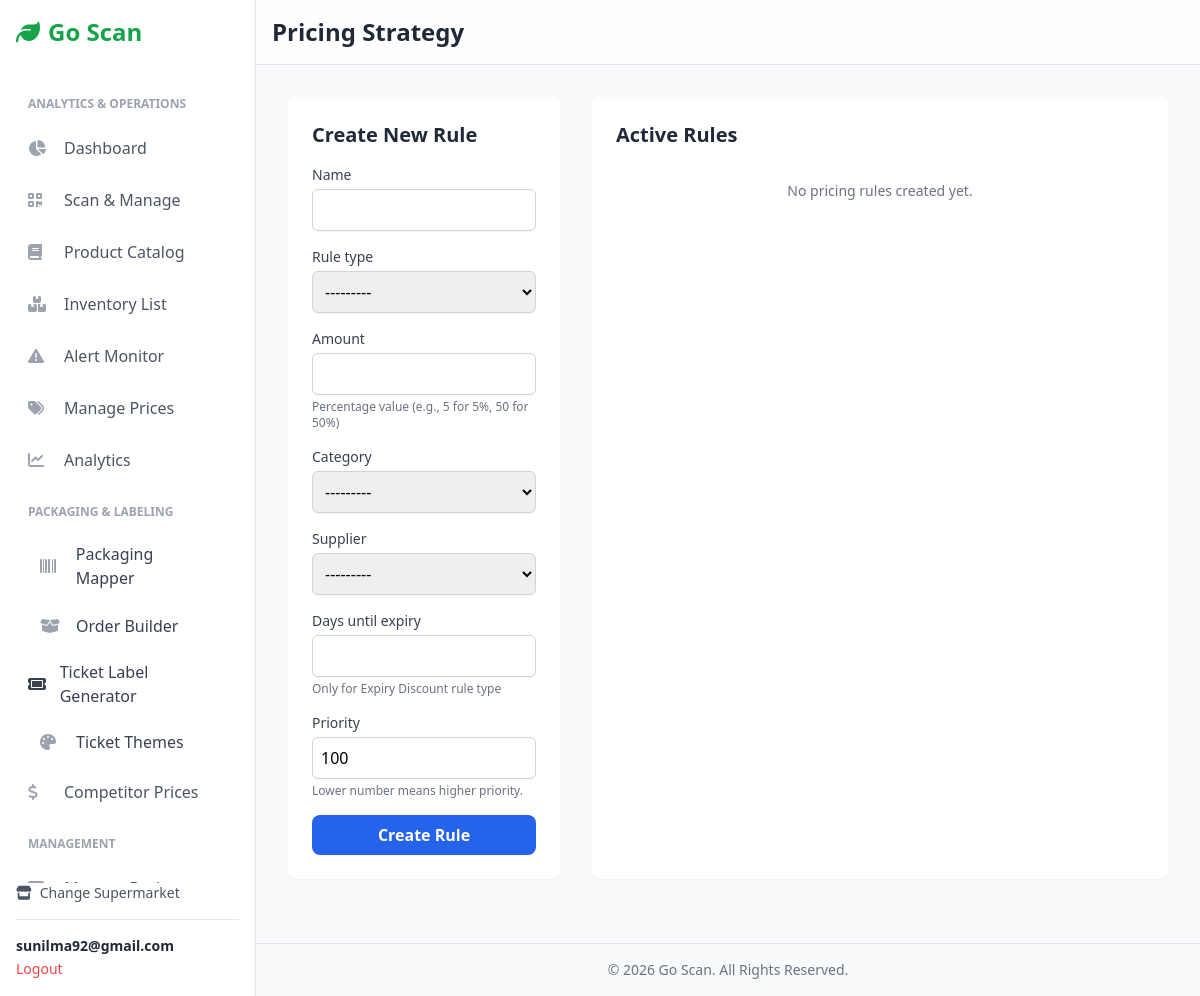
/pricing/supermarket/1/strategy/ (signed in), run on an earlier commit of the app's database.
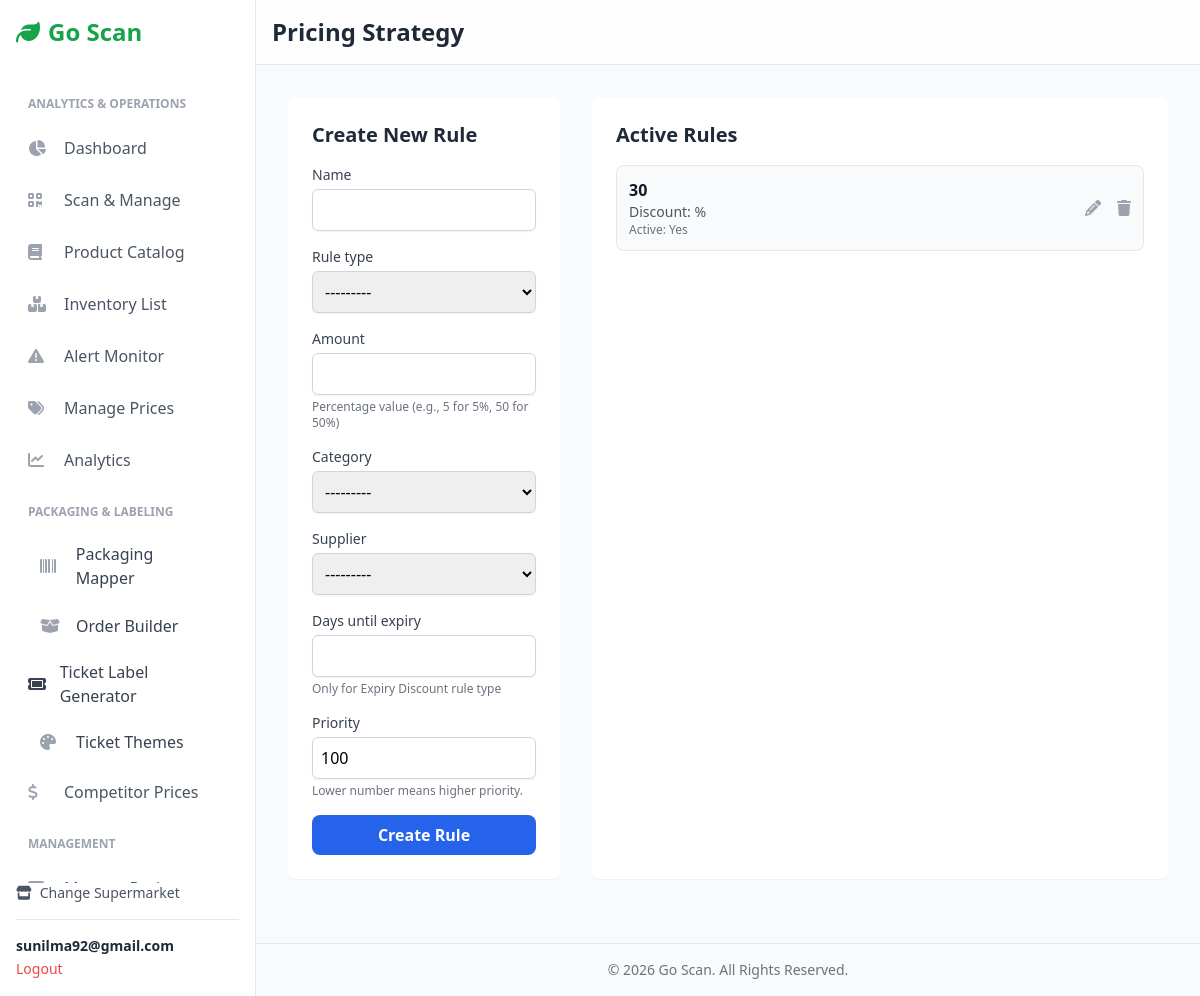
And on a later commit of the database.
### users/models.py (models this page shows, shortened)
class Account(AbstractBaseUser):
    first_name = models.CharField(max_length=50)
    last_name = models.CharField(max_length=50)
    username = models.CharField(max_length=50, unique=True)
    email = models.EmailField(max_length=100, unique=True)
    phone_number = models.CharField(max_length=50, blank=True)
    date_joined = models.DateTimeField(auto_now_add=True)
    last_login = models.DateTimeField(auto_now=True)
    is_admin = models.BooleanField(default=False)
    is_staff = models.BooleanField(default=False)
    is_active = models.BooleanField(default=True)  # <-- Changed to True
    is_superuser = models.BooleanField(default=False)
    USERNAME_FIELD = 'username'
    REQUIRED_FIELDS = ['email', 'first_name', 'last_name']
    objects = MyAccountManager()

### pricing/models.py (models this page shows, shortened)
class PricingRule(models.Model):
    class RuleType(models.TextChoices):
        MATCH_LOWEST = 'MATCH_LOWEST', 'Match Lowest Competitor'
        BEAT_LOWEST = 'BEAT_LOWEST', 'Beat Lowest Competitor by %'
        PROFIT_MARGIN = 'PROFIT_MARGIN', 'Maintain Profit Margin %'
        EXPIRY_DISCOUNT = 'EXPIRY_DISCOUNT', 'Discount by % based on Expiry'
    supermarket = models.ForeignKey(Supermarket, on_delete=models.CASCADE, related_name='pricing_rules')
    name = models.CharField(max_length=255)
    rule_type = models.CharField(max_length=20, choices=RuleType.choices)
    amount = models.DecimalField(max_digits=5, decimal_places=2,
                                 help_text="Percentage value (e.g., 5 for 5%, 50 for 50%)")
    category = models.ForeignKey(Category, on_delete=models.CASCADE, null=True, blank=True)
    supplier = models.ForeignKey(Supplier, on_delete=models.CASCADE, null=True, blank=True)
    days_until_expiry = models.IntegerField(null=True, blank=True, help_text="Only for Expiry Discount rule type")
    priority = models.IntegerField(default=100, help_text="Lower number means higher priority.")
    is_active = models.BooleanField(default=True,
                                    help_text="Uncheck this to disable the promotion without deleting it.")
    class Meta:
        ordering = ['priority']

### pricing/views.py (the view)
# urls.py: path('supermarket/<int:supermarket_id>/strategy/', views.pricing_strategy_view, name='pricing_strategy'),
@login_required(login_url='account_login')
def pricing_strategy_view(request, supermarket_id):
    supermarket = get_object_or_404(Supermarket, pk=supermarket_id, owner=request.user)
    if request.method == 'POST':
        form = PricingRuleForm(request.POST)
        if form.is_valid():
            rule = form.save(commit=False)
            rule.supermarket = supermarket
            rule.save()
            messages.success(request, 'New pricing rule created.')
            return redirect('pricing:pricing_strategy', supermarket_id=supermarket.id)
        else:
            messages.error(request, "Please correct the errors below.")
    else:
        form = PricingRuleForm()
    rules = supermarket.pricing_rules.all().order_by('priority')
    context = {'supermarket': supermarket, 'rules': rules, 'form': form}
    return render(request, 'inventory/management/pricing_strategy.html', context)

### pricing/forms.py
class PricingRuleForm(forms.ModelForm):
    class Meta:
        model = PricingRule
        fields = ['name', 'rule_type', 'amount', 'category', 'supplier', 'days_until_expiry', 'priority']
        widgets = {
            'name': forms.TextInput(attrs={'class': 'mt-1 w-full p-2 border border-gray-300 rounded-md shadow-sm'}),
            'rule_type': forms.Select(attrs={'class': 'mt-1 w-full p-2 border border-gray-300 rounded-md shadow-sm'}),
            'amount': forms.NumberInput(attrs={'class': 'mt-1 w-full p-2 border border-gray-300 rounded-md shadow-sm'}),
            'category': forms.Select(attrs={'class': 'mt-1 w-full p-2 border border-gray-300 rounded-md shadow-sm'}),
            'supplier': forms.Select(attrs={'class': 'mt-1 w-full p-2 border border-gray-300 rounded-md shadow-sm'}),
            'days_until_expiry': forms.NumberInput(attrs={'class': 'mt-1 w-full p-2 border border-gray-300 rounded-md shadow-sm'}),
            'priority': forms.NumberInput(attrs={'class': 'mt-1 w-full p-2 border border-gray-300 rounded-md shadow-sm'}),
        }

### Inventory/models.py (called while the page is built)
    def __str__(self): return self.name

### templates/inventory/management/pricing_strategy.html (shortened to what this page needs)
{% extends "inventory/base.html" %}
{% block header %}Pricing Strategy{% endblock %}
{% block content %}
<div class="max-w-4xl mx-auto">
    <div class="grid grid-cols-1 md:grid-cols-3 gap-8">
        <div class="md:col-span-1 bg-white p-6 rounded-lg shadow-sm h-fit">
            <h2 class="text-xl font-bold text-gray-800 mb-4">Create New Rule</h2>
            <form method="POST" action="{% url 'pricing:pricing_strategy' supermarket.id %}" class="space-y-4">
                {% for field in form %}
                <div>
                    <label for="{{ field.id_for_label }}" class="block text-sm font-medium text-gray-700">{{ field.label }}</label>
                    {{ field }}
                    {% if field.help_text %}
                        <p class="text-xs text-gray-500 mt-1">{{ field.help_text }}</p>
                    {% endif %}
                </div>
                {% endfor %}
                <button type="submit" class="w-full bg-blue-600 text-white font-semibold py-2 rounded-lg hover:bg-blue-700">Create Rule</button>
            </form>
        </div>
        <div class="md:col-span-2 bg-white p-6 rounded-lg shadow-sm">
            <h2 class="text-xl font-bold text-gray-800 mb-4">Active Rules</h2>
            <div class="space-y-3">
                {% for rule in rules %}
                    <div class="p-3 border rounded-lg bg-gray-50 flex justify-between items-center">
                        <div>
                            <p class="font-semibold text-gray-900">{{ rule.name }}</p>
                            <p class="text-sm text-gray-600">
                                Discount: {{ rule.discount_percentage }}%
                            </p>
                             <p class="text-xs text-gray-500">Active: {% if rule.is_active %}Yes{% else %}No{% endif %}</p>
                        </div>
                        <div class="flex items-center gap-4 flex-shrink-0">
                            <a href="{% url 'pricing:pricing_rule_edit' supermarket.id rule.id %}" class="text-gray-400 hover:text-blue-600" title="Edit Rule">
                                <i class="fas fa-pencil-alt"></i>
                            </a>
                            <form method="POST" action="{% url 'pricing:pricing_rule_delete' supermarket.id rule.id %}" onsubmit="return confirm('Are you sure you want to delete the rule \'{{ rule.name|escapejs }}\'?');">
                                <button type="submit" class="text-gray-400 hover:text-red-600" title="Delete Rule">
                                    <i class="fas fa-trash"></i>
                                </button>
                            </form>
                        </div>
                        </div>
                {% empty %}
                    <p class="text-gray-500 text-center py-4 text-sm">No pricing rules created yet.</p>
                {% endfor %}
            </div>
        </div>
    </div>
</div>
{% endblock %}

### templates/inventory/base.html (shortened to what this page needs)
{% load static %}
<!DOCTYPE html>
<html lang="en">
<head>
    <script src="https://cdn.tailwindcss.com"></script>
    <link rel="stylesheet" href="https://cdnjs.cloudflare.com/ajax/libs/font-awesome/6.4.0/css/all.min.css">
</head>
<body class="bg-gray-50 font-sans">
    <aside id="sidebar" class="w-64 bg-white text-gray-800 p-4 border-r border-gray-200 fixed h-full flex flex-col z-30 md:translate-x-0">
        <div class="text-2xl font-bold text-green-600 mb-8 flex items-center">
            <i class="fas fa-leaf mr-2"></i>
            <span>Go Scan</span>
        </div>
        <nav class="space-y-1 flex-grow overflow-y-auto">
            {% if supermarket %}
                <p class="px-3 pt-4 pb-2 text-xs font-semibold text-gray-400 uppercase">Analytics & Operations</p>
                <a href="{% url 'inventory:supermarket_dashboard' supermarket.id %}" class="sidebar-link flex items-center p-3 rounded-lg text-gray-600 hover:bg-gray-200">
                    <i class="fas fa-chart-pie w-6 mr-3 text-gray-400"></i> Dashboard
                </a>
                <a href="{% url 'inventory:scan_item' supermarket.id %}" class="sidebar-link flex items-center p-3 rounded-lg text-gray-600 hover:bg-gray-200">
                    <i class="fas fa-qrcode w-6 mr-3 text-gray-400"></i> Scan & Manage
                </a>
                <a href="{% url 'inventory:product_list' supermarket.id %}" class="sidebar-link flex items-center p-3 rounded-lg text-gray-600 hover:bg-gray-200">
                    <i class="fas fa-book w-6 mr-3 text-gray-400"></i> Product Catalog
                </a>
                <a href="{% url 'inventory:inventory_list' supermarket.id %}" class="sidebar-link flex items-center p-3 rounded-lg text-gray-600 hover:bg-gray-200">
                    <i class="fas fa-boxes-stacked w-6 mr-3 text-gray-400"></i> Inventory List
                </a>
                <a href="{% url 'pricing:alert_monitor' supermarket.id %}" class="sidebar-link flex items-center p-3 rounded-lg text-gray-600 hover:bg-gray-200">
                    <i class="fas fa-triangle-exclamation w-6 mr-3 text-gray-400"></i> Alert Monitor
                </a>
                    <a href="{% url 'product_pricing:manage_product_prices' supermarket.id %}" class="sidebar-link flex items-center p-3 rounded-lg text-gray-600 hover:bg-gray-200">
                        <i class="fas fa-tags w-6 mr-3 text-gray-400"></i> Manage Prices
                    </a>
            <a href="{% url 'analytics:dashboard' supermarket.id %}"
   class="sidebar-link flex items-center p-3 rounded-lg text-gray-600 hover:bg-gray-200">
    <i class="fas fa-chart-line w-6 mr-3 text-gray-400"></i>
    <span>Analytics</span>
</a>
<p class="px-3 pt-4 pb-2 text-xs font-semibold text-gray-400 uppercase">
    Packaging & Labeling
</p>
<a href="{% url 'packaging:scan_unit' supermarket.id %}"
   class="sidebar-link flex items-center px-4 py-2.5 rounded-lg mx-2 text-gray-700 hover:bg-gray-100">
    <i class="fas fa-barcode w-6 mr-3 text-gray-400"></i>
    <span>Packaging Mapper</span>
</a>
<a href="{% url 'packaging:order_builder' supermarket.id %}"
   class="sidebar-link flex items-center px-4 py-2.5 rounded-lg mx-2 text-gray-700 hover:bg-gray-100">
    <i class="fas fa-box-open w-6 mr-3 text-gray-400"></i>
    <span>Order Builder</span>
</a>
            <a href="{% url 'ticket:ticket_list' supermarket.id %}"
           class="sidebar-link flex items-center gap-3 rounded-xl px-3 py-2 text-gray-700 hover:bg-gray-100">
            <i class="fas fa-ticket w-5"></i> Ticket Label Generator
        </a>
<a href="{% url 'ticket:ticket_theme_list' supermarket.id %}"
   class="sidebar-link flex items-center px-4 py-2.5 rounded-lg mx-2 text-gray-700 hover:bg-gray-100">
    <i class="fas fa-palette w-6 mr-3 text-gray-400"></i>
    <span>Ticket Themes</span>
</a>
            <a href="{% url 'competitor:competitor_compare' supermarket.id %}" class="sidebar-link flex items-center p-3 rounded-lg text-gray-600 hover:bg-gray-200"><i class="fas fa-dollar-sign w-6 mr-3 text-gray-400"></i> Competitor Prices</a>
                <p class="px-3 pt-4 pb-2 text-xs font-semibold text-gray-400 uppercase">Management</p>
            <a href="{% url 'inventory:rack_list' supermarket.id %}" class="sidebar-link flex items-center p-3 rounded-lg text-gray-600 hover:bg-gray-200">
                    <i class="fas fa-th-large w-6 mr-3 text-gray-400"></i> Manage Racks
                </a>
            {% endif %}
        </nav>
        <div class="mt-auto">
            <a href="{% url 'inventory:home' %}" class="text-sm text-gray-600 hover:text-green-600 flex items-center mb-4"><i class="fas fa-store mr-2"></i> Change Supermarket</a>
            {% if user.is_authenticated %}
            <div class="border-t pt-4">
                <p class="text-sm font-semibold truncate">{{ user.email }}</p>
                <a href="{% url 'account_logout' %}" class="text-sm text-red-500 hover:underline">Logout</a>
            </div>
            {% endif %}
        </div>
    </aside>
    <div class="flex-1 md:ml-64">
        <header class="bg-white/80 backdrop-blur-md sticky top-0 z-10 p-4 border-b border-gray-200 flex items-center justify-between">
            <h1 class="text-xl md:text-2xl font-bold text-gray-800">
                {% block header %}{% endblock %}
            </h1>
        </header>
        <main class="p-4 sm:p-6 md:p-8">
            {% block content %}{% endblock %}
        </main>
         <footer class="text-center p-4 text-sm text-gray-500 border-t mt-8">
            © {% now "Y" %} Go Scan. All Rights Reserved.
        </footer>
    </div>
</body>
</html>

### templates/inventory/base.html (style rules this page uses)
#sidebar { transition: transform 0.3s ease-in-out; }

What changed in the data, as far as the page shows it:
added PricingRule: name "30", is_active "Yes"
Also different on the page:
text no longer shown: "No pricing rules created yet."
